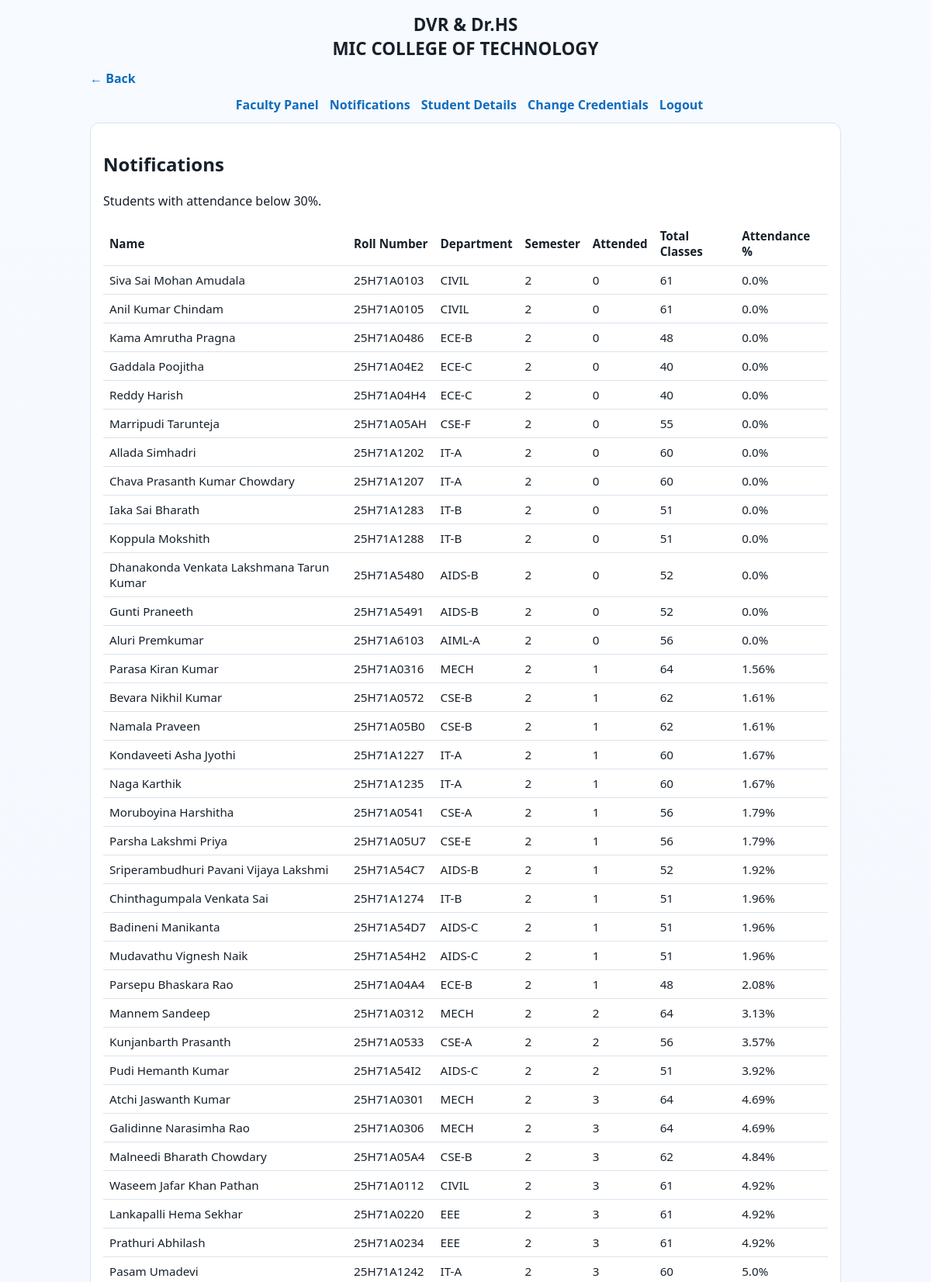
The app's page /teacher/notifications (signed in, upper part) with its own data.
### tables this page shows
CREATE TABLE students (
            id INTEGER PRIMARY KEY AUTOINCREMENT,
            name TEXT NOT NULL,
            roll_no TEXT NOT NULL UNIQUE,
            department TEXT,
            semester TEXT
        , email TEXT, password_hash TEXT, reset_otp TEXT, reset_otp_expires INTEGER, first_name TEXT, last_name TEXT);

### app.py (the view)
@app.route("/teacher/notifications")
def teacher_notifications():
    if not get_logged_in_teacher_id():
        return redirect(url_for("login"))
    db = get_db()
    low_attendance_students = db.execute(
        """
        SELECT
            s.id,
            s.name,
            s.roll_no,
            s.department,
            s.semester,
            SUM(CASE WHEN ar.status = 1 THEN 1 ELSE 0 END) AS attended_classes,
            COUNT(ar.id) AS total_classes,
            ROUND(
                (100.0 * SUM(CASE WHEN ar.status = 1 THEN 1 ELSE 0 END)) / COUNT(ar.id),
                2
            ) AS attendance_percentage
        FROM students s
        LEFT JOIN attendance_records ar ON ar.student_id = s.id
        GROUP BY s.id, s.name, s.roll_no, s.department, s.semester
        HAVING COUNT(ar.id) > 0
           AND ((100.0 * SUM(CASE WHEN ar.status = 1 THEN 1 ELSE 0 END)) / COUNT(ar.id)) < 30
        ORDER BY attendance_percentage ASC, s.roll_no ASC
        """
    ).fetchall()
    return render_template(
        "teacher_notifications.html",
        low_attendance_students=low_attendance_students,
    )

### app.py (called while the page is built)
def get_db():
    if "db" not in g:
        g.db = sqlite3.connect(DB_PATH, timeout=60)
        g.db.row_factory = sqlite3.Row
    return g.db

@app.context_processor
def inject_global_template_vars():
    return {"college_name": COLLEGE_NAME}

@app.before_request
def normalize_legacy_session():
    if "role" not in session and "student_id" in session:
        session["role"] = "student"
    if "role" not in session and "teacher_id" in session:
        session["role"] = "teacher"

def get_logged_in_role():
    return session.get("role")

def get_logged_in_teacher_id():
    if get_logged_in_role() == "teacher":
        return session.get("teacher_id")
    return None

### templates/teacher_notifications.html
{% extends "base.html" %}
{% block content %}
<section class="card">
  <h2>Notifications</h2>
  <p>Students with attendance below 30%.</p>
  <table>
    <thead>
      <tr>
        <th>Name</th>
        <th>Roll Number</th>
        <th>Department</th>
        <th>Semester</th>
        <th>Attended</th>
        <th>Total Classes</th>
        <th>Attendance %</th>
      </tr>
    </thead>
    <tbody>
      {% for s in low_attendance_students %}
        <tr>
          <td>{{ s['name'] }}</td>
          <td>{{ s['roll_no'] }}</td>
          <td>{{ s['department'] or '-' }}</td>
          <td>{{ s['semester'] or '-' }}</td>
          <td>{{ s['attended_classes'] }}</td>
          <td>{{ s['total_classes'] }}</td>
          <td>{{ s['attendance_percentage'] }}%</td>
        </tr>
      {% else %}
        <tr>
          <td colspan="7">No students are below 30% attendance.</td>
        </tr>
      {% endfor %}
    </tbody>
  </table>
</section>
{% endblock %}

### templates/base.html (shortened to what this page needs)
<!doctype html>
<html lang="en">
<head>
  <link rel="stylesheet" href="{{ url_for('static', filename='styles.css') }}">
</head>
<body class="{% if request.endpoint == 'login' %}login-body{% endif %}" {% if request.endpoint == 'login' %}style="background-image: url('{{ url_for('static', filename='login-building.jpg') }}')" {% endif %}>
  <div class="container">
    <header class="topbar">
      <h1>
        DVR &amp; Dr.HS<br>
        MIC COLLEGE OF TECHNOLOGY
      </h1>
      {% if session.get('role') == 'student' and request.endpoint != 'dashboard' %}
        <p class="back-row"><a href="{{ url_for('dashboard') }}">&larr; Back</a></p>
      {% elif session.get('role') == 'teacher' and request.endpoint != 'admin' %}
        <p class="back-row"><a href="{{ url_for('admin') }}">&larr; Back</a></p>
      {% endif %}
      <nav>
        {% if session.get('role') == 'student' %}
          <a href="{{ url_for('change_password') }}">Change Password</a>
          <a href="{{ url_for('timetable') }}">Time Table</a>
          <a href="{{ url_for('logout') }}">Logout</a>
        {% elif session.get('role') == 'teacher' %}
          <a href="{{ url_for('admin') }}">Faculty Panel</a>
          <a href="{{ url_for('teacher_notifications') }}">Notifications</a>
          <a href="{{ url_for('teacher_students') }}">Student Details</a>
          <a href="{{ url_for('teacher_change_credentials') }}">Change Credentials</a>
          <a href="{{ url_for('logout') }}">Logout</a>
        {% endif %}
      </nav>
    </header>
    {% block content %}{% endblock %}
  </div>
</body>
</html>

### static/styles.css (style rules this page uses)
:root { --bg: #f5f7fb; --card: #ffffff; --text: #17202a; --muted: #06090b; --primary: #0f6cbd; --border: #dbe3ef; --good: #0e9f6e; --warn: #d97706; --error: #b42318; }
* { box-sizing: border-box; }
body { margin: 0; font-family: "Segoe UI", Tahoma, sans-serif; background: linear-gradient(180deg, #f7faff, #eef3fb); color: var(--text); }
.container { max-width: 1000px; margin: 0 auto; padding: 16px; }
.topbar { display: flex; justify-content: space-between; align-items: center; gap: 12px; flex-wrap: wrap; margin-bottom: 12px; }
.topbar h1 { margin: 0; font-size: 1.4rem; width: 100%; text-align: center; }
nav { width: 100%; text-align: center; }
.back-row { width: 100%; text-align: left; margin: 0; }
.back-row a { color: var(--primary); text-decoration: none; font-weight: 600; }
nav a { margin-left: 10px; color: var(--primary); text-decoration: none; font-weight: 600; }
.card { background: var(--card); border: 1px solid var(--border); border-radius: 12px; padding: 16px; margin-bottom: 14px; }
table { width: 100%; border-collapse: collapse; margin-top: 8px; }
th, td { border-bottom: 1px solid var(--border); text-align: left; padding: 8px; font-size: 0.95rem; }

### records on screen
students: name "Siva Sai Mohan Amudala", roll_no "25H71A0103", department "CIVIL", semester "2", attended_classes "0", total_classes "61", attendance_percentage "0.0"
students: name "Anil Kumar Chindam", roll_no "25H71A0105", department "CIVIL", semester "2", attended_classes "0", total_classes "61", attendance_percentage "0.0"
students: name "Kama Amrutha Pragna", roll_no "25H71A0486", department "ECE-B", semester "2", attended_classes "0", total_classes "48", attendance_percentage "0.0"
students: name "Gaddala Poojitha", roll_no "25H71A04E2", department "ECE-C", semester "2", attended_classes "0", total_classes "40", attendance_percentage "0.0"
students: name "Reddy Harish", roll_no "25H71A04H4", department "ECE-C", semester "2", attended_classes "0", total_classes "40", attendance_percentage "0.0"
students: name "Marripudi Tarunteja", roll_no "25H71A05AH", department "CSE-F", semester "2", attended_classes "0", total_classes "55", attendance_percentage "0.0"
students: name "Allada Simhadri", roll_no "25H71A1202", department "IT-A", semester "2", attended_classes "0", total_classes "60", attendance_percentage "0.0"
students: name "Chava Prasanth Kumar Chowdary", roll_no "25H71A1207", department "IT-A", semester "2", attended_classes "0", total_classes "60", attendance_percentage "0.0"
students: name "Iaka Sai Bharath", roll_no "25H71A1283", department "IT-B", semester "2", attended_classes "0", total_classes "51", attendance_percentage "0.0"
students: name "Koppula Mokshith", roll_no "25H71A1288", department "IT-B", semester "2", attended_classes "0", total_classes "51", attendance_percentage "0.0"
students: name "Dhanakonda Venkata Lakshmana Tarun Kumar", roll_no "25H71A5480", department "AIDS-B", semester "2", attended_classes "0", total_classes "52", attendance_percentage "0.0"
students: name "Gunti Praneeth", roll_no "25H71A5491", department "AIDS-B", semester "2", attended_classes "0", total_classes "52", attendance_percentage "0.0"
students: name "Aluri Premkumar", roll_no "25H71A6103", department "AIML-A", semester "2", attended_classes "0", total_classes "56", attendance_percentage "0.0"
students: name "Parasa Kiran Kumar", roll_no "25H71A0316", department "MECH", semester "2", attended_classes "1", total_classes "64", attendance_percentage "1.56"
students: name "Bevara Nikhil Kumar", roll_no "25H71A0572", department "CSE-B", semester "2", attended_classes "1", total_classes "62", attendance_percentage "1.61"
students: name "Namala Praveen", roll_no "25H71A05B0", department "CSE-B", semester "2", attended_classes "1", total_classes "62", attendance_percentage "1.61"
students: name "Kondaveeti Asha Jyothi", roll_no "25H71A1227", department "IT-A", semester "2", attended_classes "1", total_classes "60", attendance_percentage "1.67"
students: name "Naga Karthik", roll_no "25H71A1235", department "IT-A", semester "2", attended_classes "1", total_classes "60", attendance_percentage "1.67"
students: name "Moruboyina Harshitha", roll_no "25H71A0541", department "CSE-A", semester "2", attended_classes "1", total_classes "56", attendance_percentage "1.79"
students: name "Parsha Lakshmi Priya", roll_no "25H71A05U7", department "CSE-E", semester "2", attended_classes "1", total_classes "56", attendance_percentage "1.79"
students: name "Sriperambudhuri Pavani Vijaya Lakshmi", roll_no "25H71A54C7", department "AIDS-B", semester "2", attended_classes "1", total_classes "52", attendance_percentage "1.92"
students: name "Chinthagumpala Venkata Sai", roll_no "25H71A1274", department "IT-B", semester "2", attended_classes "1", total_classes "51", attendance_percentage "1.96"
students: name "Badineni Manikanta", roll_no "25H71A54D7", department "AIDS-C", semester "2", attended_classes "1", total_classes "51", attendance_percentage "1.96"
students: name "Mudavathu Vignesh Naik", roll_no "25H71A54H2", department "AIDS-C", semester "2", attended_classes "1", total_classes "51", attendance_percentage "1.96"
students: name "Parsepu Bhaskara Rao", roll_no "25H71A04A4", department "ECE-B", semester "2", attended_classes "1", total_classes "48", attendance_percentage "2.08"
students: name "Mannem Sandeep", roll_no "25H71A0312", department "MECH", semester "2", attended_classes "2", total_classes "64", attendance_percentage "3.13"
students: name "Kunjanbarth Prasanth", roll_no "25H71A0533", department "CSE-A", semester "2", attended_classes "2", total_classes "56", attendance_percentage "3.57"
students: name "Pudi Hemanth Kumar", roll_no "25H71A54I2", department "AIDS-C", semester "2", attended_classes "2", total_classes "51", attendance_percentage "3.92"
students: name "Atchi Jaswanth Kumar", roll_no "25H71A0301", department "MECH", semester "2", attended_classes "3", total_classes "64", attendance_percentage "4.69"
students: name "Galidinne Narasimha Rao", roll_no "25H71A0306", department "MECH", semester "2", attended_classes "3", total_classes "64", attendance_percentage "4.69"
students: name "Malneedi Bharath Chowdary", roll_no "25H71A05A4", department "CSE-B", semester "2", attended_classes "3", total_classes "62", attendance_percentage "4.84"
students: name "Waseem Jafar Khan Pathan", roll_no "25H71A0112", department "CIVIL", semester "2", attended_classes "3", total_classes "61", attendance_percentage "4.92"
students: name "Lankapalli Hema Sekhar", roll_no "25H71A0220", department "EEE", semester "2", attended_classes "3", total_classes "61", attendance_percentage "4.92"
students: name "Prathuri Abhilash", roll_no "25H71A0234", department "EEE", semester "2", attended_classes "3", total_classes "61", attendance_percentage "4.92"
students: name "Pasam Umadevi", roll_no "25H71A1242", department "IT-A", semester "2", attended_classes "3", total_classes "60", attendance_percentage "5.0"
